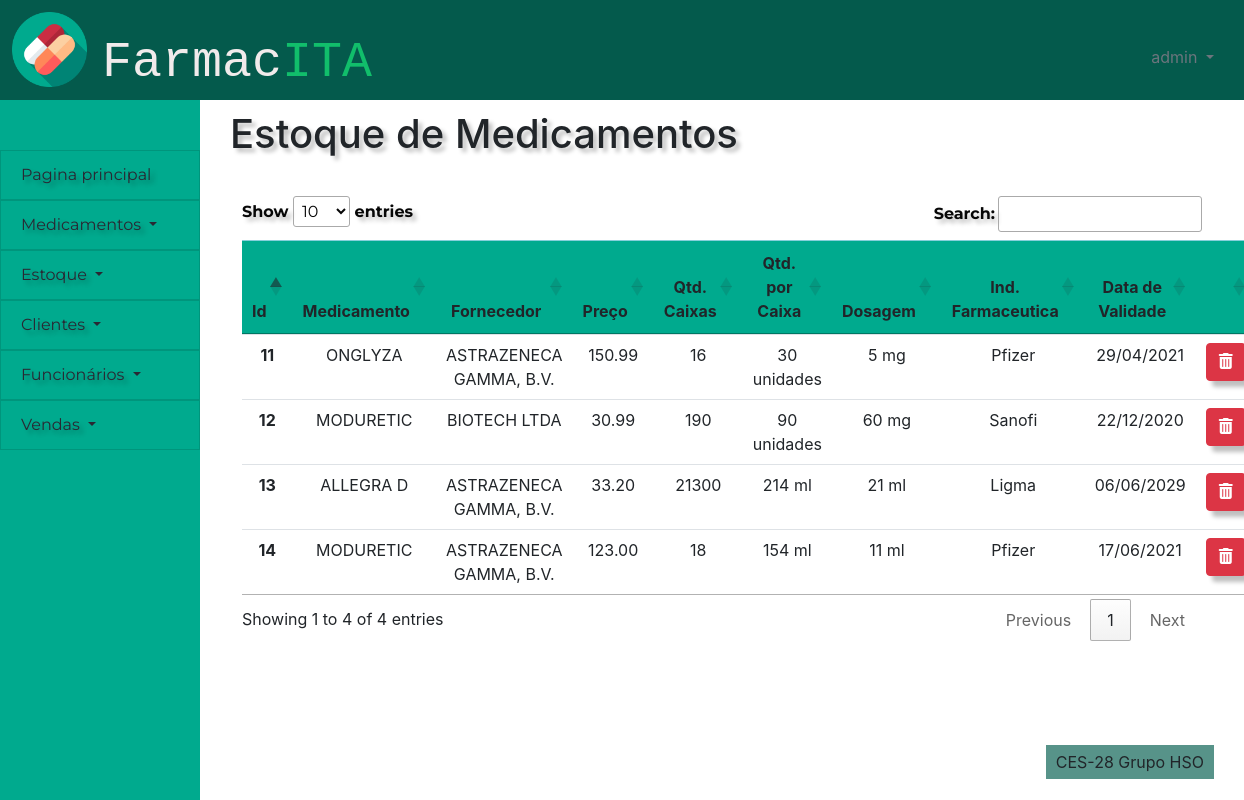
The page /controle_estoque/editar_lote (signed in) on the database as committed earlier.
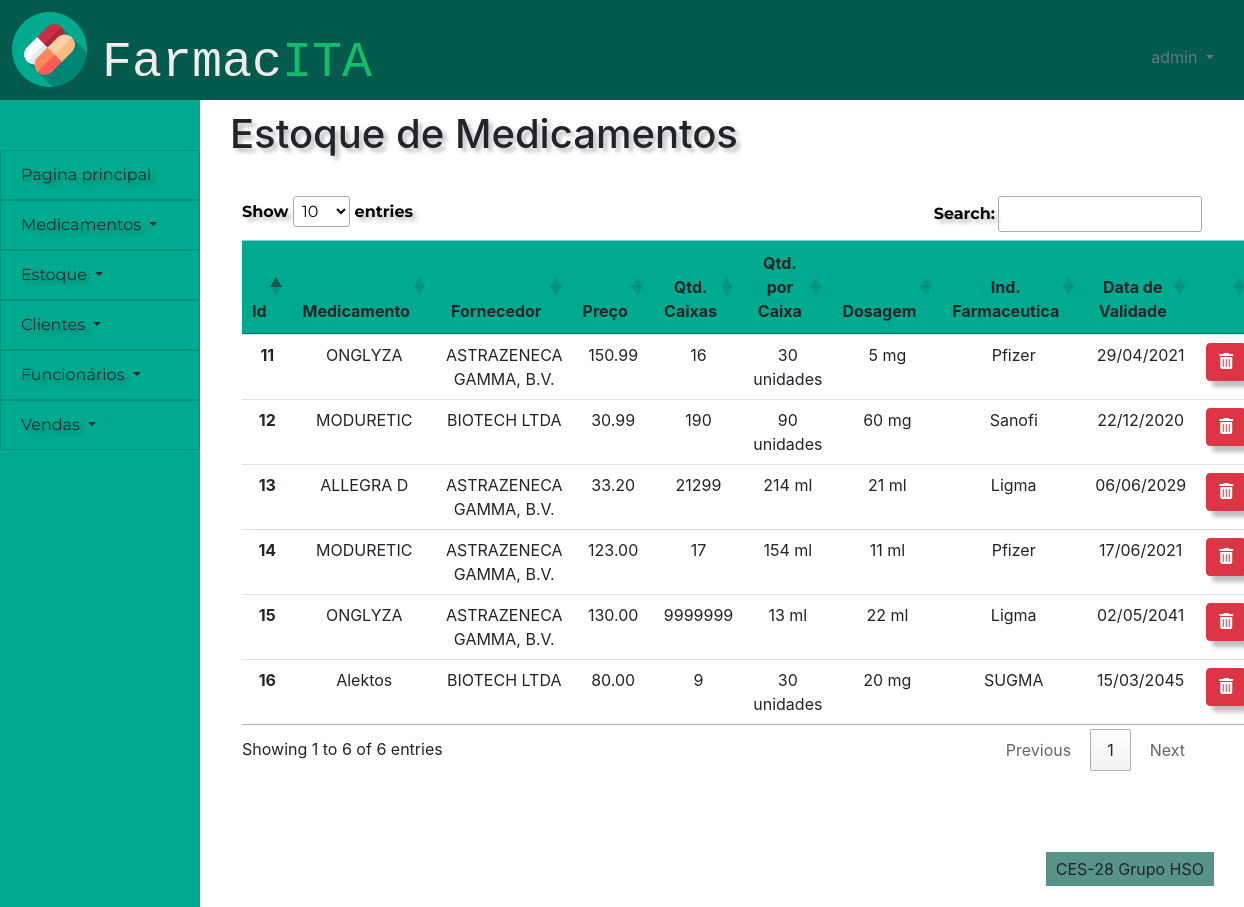
The same page on the database as committed later.
### controle_estoque/models.py (models this page shows)
class lote_medicamento(models.Model):
    id_lote_medicamento = models.AutoField(primary_key=True)
    id_medicamento = models.ForeignKey(medicamento,on_delete=models.PROTECT)
    id_fornecedor = models.ForeignKey(fornecedor,on_delete=models.PROTECT)
    preco = models.DecimalField(max_digits=40,decimal_places=2)
    quantidade_de_caixas = models.CharField(max_length=100)
    quantidade_por_caixa = models.CharField(max_length=100)
    dosagem = models.CharField(max_length=100)
    data_de_validade = models.DateField(auto_now=False,auto_now_add=False,null=False)
    industria_farmaceutica = models.CharField(max_length=100)
    excluido = models.BooleanField(default=False)
    class Meta:
        db_table = 'lote_medicamento'

### cadastro_medicamentos/models.py (models this page shows, shortened)
class medicamento(models.Model):
    id_medicamento = models.AutoField(primary_key=True)
    nome_medicamento = models.CharField(max_length=100)
    classificacao = models.CharField(max_length=100, default='Sem tarja')
    principio_ativo = models.CharField(max_length=100)
    excluido = models.BooleanField(default=False)

### pessoas/models.py (models this page shows)
class fornecedor(models.Model):
    id_fornecedor = models.AutoField(primary_key=True)
    nome_fornecedor = models.CharField(max_length=100)
    cnpj = models.CharField(max_length=18)
    telefone = models.CharField(max_length=15)
    ativo = models.BooleanField(default=True)

### controle_estoque/views.py (the view)
# urls.py: path('editar_lote',views.editar_lote, name = 'editar_lote')
def editar_lote(request):
    check, retorno = checar_cargo(request)
    if check:
        return retorno
    cargo = funcionario.objects.get(user=request.user).cargo
    if request.user.is_authenticated:
        lista = lote_medicamento.objects.all().order_by('data_de_validade')
        busca = request.GET.get('buscalote')
        if busca:
            lista = lote_medicamento.objects.filter(id_medicamento__in=medicamento.objects.filter(nome_medicamento__icontains = busca)).order_by('data_de_validade')
        delete = request.GET.get('delete')
        if delete:
            teste = lote_medicamento.objects.filter(id_lote_medicamento = delete)
            teste.update(excluido= True)
        return render(request,'estoque/pagina_edicao_lote.html',{'lista':lista,'cargo':cargo})
    else:
        return failed_login(request)

### controle_estoque/views.py (called while the page is built)
def checar_cargo(request):
    user = request.user
    if user.is_anonymous:
        return True, redirect('/')
    else:
        cargo = funcionario.objects.get(user=request.user).cargo
        if cargo == 'Caixa':
            return True, render(request,'sem_permissao.html',{'cargo':cargo})
    return False, False

### frontend/estoque/pagina_edicao_lote.html (shortened to what this page needs)
{% extends 'template/padrao.html' %}
{% load static %}
{%block titulo-conteudo %}
Estoque de Medicamentos
{% endblock %}
{% block content %}
<div class="tabela">
    <table id="lotes" class="table table-hover">
        <thead class="table-info">
            <tr>
                <th scope="col">Id</th>
                <th scope="col">Medicamento</th>
                <th scope="col">Fornecedor</th>
                <th scope="col">Preço</th>
                <th scope="col">Qtd. Caixas</th>
                <th scope="col">Qtd. por Caixa</th>
                <th scope="col">Dosagem</th>
                <th scope="col">Ind. Farmaceutica</th>
                <th scope="col">Data de Validade</th>
                <th></th>
            </tr>
        </thead>
        <tbody>
        {% for i in lista %}
        {% if not i.excluido %}
            <tr class={{i.id_lote_medicamento}}>
                <th scope="row">{{i.id_lote_medicamento}}</th>
                <td class = "nome_medicamento">{{i.id_medicamento.nome_medicamento}}</td>
                <td class = "nome_fornecedor">{{i.id_fornecedor.nome_fornecedor}}</td>
                <td class = "preco">{{i.preco}}</td>
                <td class = "qtd_caixas">{{i.quantidade_de_caixas}}</td>
                <td class = "qtd_caixas">{{i.quantidade_por_caixa}}</td>
                <td class = "qtd_caixas">{{i.dosagem}}</td>
                <td class = "qtd_caixas">{{i.industria_farmaceutica}}</td>
                <td class = "qtd_caixas" data-sort='{{i.data_de_validade|date:"U"}}'>{{i.data_de_validade}}</td>
                <td>
                    <form class= "centro">
                        <button  value = {{i.id_lote_medicamento}} name = 'delete' class="btn btn-danger botao" type = "submit"><i class="fas fa-trash-alt"></i></button>
                    </form>
                </td>
            </tr>
        {% endif %}
        {% endfor %}
    </tbody>
    </table>
</div>
</div>
<link rel="stylesheet" href="https://cdn.datatables.net/1.10.24/css/jquery.dataTables.min.css">
{% endblock %}

Rows that differ between the two databases and show on the page:
changed lote_medicamento "154 ml": quantidade_de_caixas "18" → "17"
changed lote_medicamento "214 ml": quantidade_de_caixas "21300" → "21299"
added lote_medicamento: id_lote_medicamento "15", id_medicamento.nome_medicamento "ONGLYZA", id_fornecedor.nome_fornecedor "ASTRAZENECA GAMMA, B.V.", preco "130.00", quantidade_de_caixas "9999999", quantidade_por_caixa "13 ml", dosagem "22 ml", industria_farmaceutica "Ligma", data_de_validade "02/05/2041"
added lote_medicamento: id_lote_medicamento "16", id_medicamento.nome_medicamento "Alektos", id_fornecedor.nome_fornecedor "BIOTECH LTDA", preco "80.00", quantidade_de_caixas "9", quantidade_por_caixa "30 unidades", dosagem "20 mg", industria_farmaceutica "SUGMA", data_de_validade "15/03/2045"
Other text that changed with them:
text written by a page script: "Show entries Search: Showing 1 to 4 of 4 entries Previous 1 Next" → "Show entries Search: Showing 1 to 6 of 6 entries Previous 1 Next"
